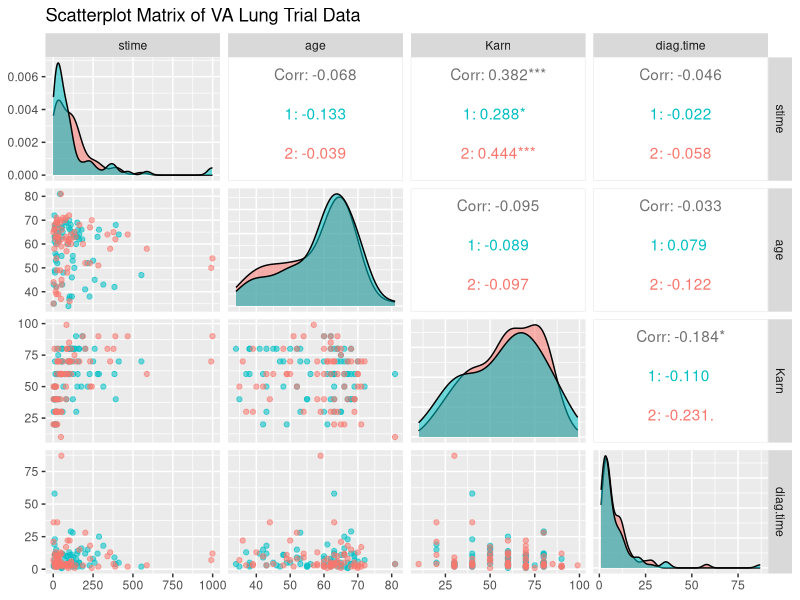
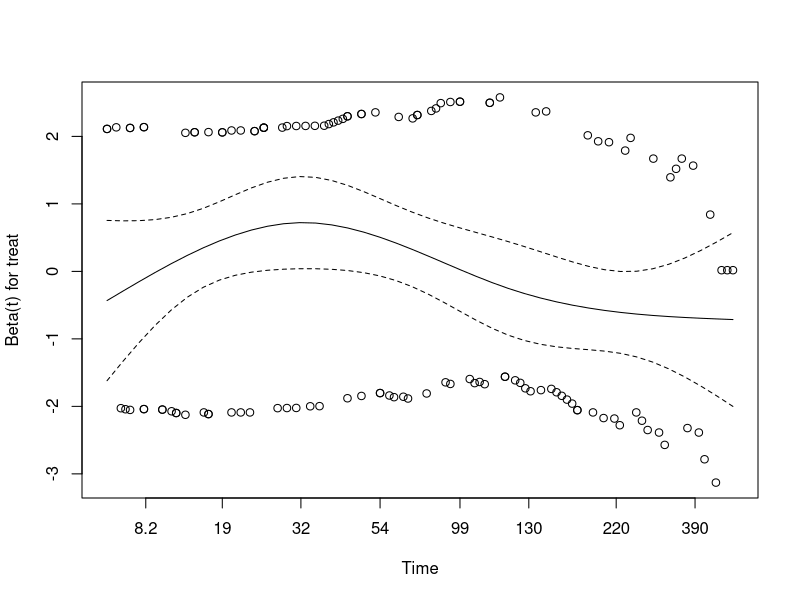
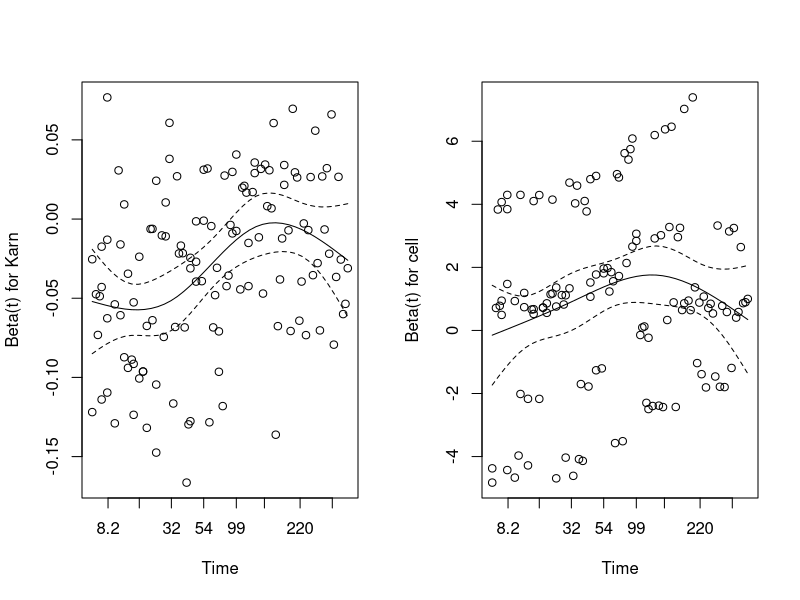

Write R code to recreate these figures, in order.
## ---- chunk 1
# loading packages 
library(tidyverse)
library(knitr)
library(ggthemes)
library(ggrepel)
library(dslabs)
library(MASS)
library(GGally)
## ---- chunk 2
# Load Data
data(VA)
#look at first few rows
kable(head(VA, 3), caption = "Sample Rows from VA Lung Trial Data")

summary_stats <- summary(VA[, c("stime", "status", "age", "Karn", "diag.time")])

#Convert summary statistics to a table
kable(summary_stats, caption = "Summary Statistics for VA Lung Trial Data")

#second prop summary
summary_stats2 <- summary(VA[, c("status", "treat", "cell", "prior")])

#Convert summary statistics to a table
kable(summary_stats2, caption = "Summary Count Statistics for VA Lung Trial Data")
## ---- chunk 3
#Create a scatter plot matrix using the GGally package
va_subset <- VA[, c("stime", "age", "Karn", "diag.time", "treat")]

ggpairs(va_subset, title = "Scatterplot Matrix of VA Lung Trial Data", 
        columns = c("stime", "age", "Karn", "diag.time"), ggplot2::aes(color = treat),
        lower = list(continuous = "points", combo = "dot_no_facet", mapping = ggplot2::aes(color=treat, alpha = 0.8)),
        diag = list(continuous = wrap("densityDiag"), mapping = ggplot2::aes(color = treat, alpha = 0.1))) +
  scale_color_manual(values = c("#00BFC4", "#F8766D"))
## ---- chunk 4
# Import Survival package with Cox proportional-hazard model
library(survival)

# Fit model with treatment only
cox.unimod <- coxph(Surv(stime, status) ~ treat, data=VA)

summary(cox.unimod)
## ---- chunk 5
# Using cox.zph() to test for proportional-hazards assumption
cox.zph(cox.unimod)
## ---- chunk 6
# Plotting graphs of Schoenfield residuals vs time
plot(cox.zph(cox.unimod))
## ---- chunk 7
# Fit model with all variables.
# stime and status are the output values
cox.mod <- coxph(Surv(stime, status) ~ treat + age + Karn + diag.time + cell + prior, data=VA)

# Concordance Index or Harrel's C (model evaluation: higher is better. 50% is equivalent to guessing.)

# Likelihood ratio useful comparing nested models
summary(cox.mod)
## ---- chunk 8
# Can we drop age, diag.time, and prior
cox.mod2 <- coxph(Surv(stime, status) ~ treat + Karn + cell, data=VA)

summary(cox.mod2)
## ---- chunk 9
# Using anova with Likelihood ratio test
anova(cox.mod2, cox.mod, test="LRT")

## ---- chunk 10
# Can we also remove treat from the model
cox.mod3 <- coxph(Surv(stime, status) ~ Karn + cell, data=VA)

summary(cox.mod3)

# Using anova with Likelihood ratio test
anova(cox.mod3, cox.mod2, test="LRT")
## ---- chunk 11
summary(cox.mod3)
## ---- chunk 12
# Using cox.zph() to test for proportional-hazards assumption
cox.zph(cox.mod3)
## ---- chunk 13
# Plotting graphs of Schoenfield residuals vs time
par(mfrow=c(1,2))
plot(cox.zph(cox.mod3))
